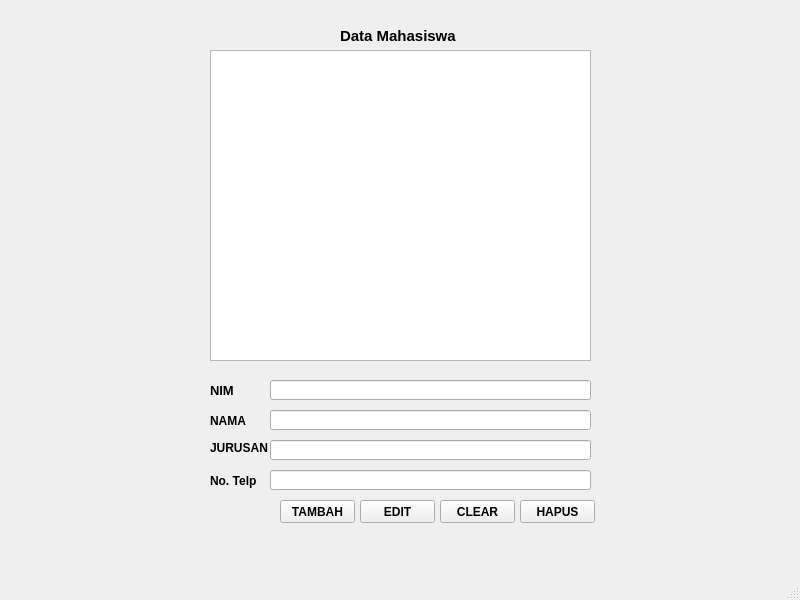
<?xml version="1.0" encoding="UTF-8"?>
<ui version="4.0">
 <class>MainWindow</class>
 <widget class="QMainWindow" name="MainWindow">
  <property name="geometry">
   <rect>
    <x>0</x>
    <y>0</y>
    <width>800</width>
    <height>600</height>
   </rect>
  </property>
  <property name="font">
   <font>
    <weight>75</weight>
    <bold>true</bold>
   </font>
  </property>
  <property name="windowTitle">
   <string>MainWindow</string>
  </property>
  <widget class="QWidget" name="centralwidget">
   <widget class="QListView" name="listView">
    <property name="geometry">
     <rect>
      <x>210</x>
      <y>50</y>
      <width>381</width>
      <height>311</height>
     </rect>
    </property>
   </widget>
   <widget class="QLabel" name="label">
    <property name="geometry">
     <rect>
      <x>340</x>
      <y>20</y>
      <width>121</width>
      <height>31</height>
     </rect>
    </property>
    <property name="minimumSize">
     <size>
      <width>81</width>
      <height>21</height>
     </size>
    </property>
    <property name="font">
     <font>
      <pointsize>11</pointsize>
     </font>
    </property>
    <property name="text">
     <string>Data Mahasiswa</string>
    </property>
   </widget>
   <widget class="QLabel" name="label_2">
    <property name="geometry">
     <rect>
      <x>210</x>
      <y>380</y>
      <width>31</width>
      <height>21</height>
     </rect>
    </property>
    <property name="font">
     <font>
      <pointsize>10</pointsize>
      <weight>75</weight>
      <bold>true</bold>
     </font>
    </property>
    <property name="text">
     <string>NIM</string>
    </property>
   </widget>
   <widget class="QLineEdit" name="lineEdit">
    <property name="geometry">
     <rect>
      <x>270</x>
      <y>380</y>
      <width>321</width>
      <height>20</height>
     </rect>
    </property>
   </widget>
   <widget class="QLabel" name="label_3">
    <property name="geometry">
     <rect>
      <x>210</x>
      <y>413</y>
      <width>41</width>
      <height>16</height>
     </rect>
    </property>
    <property name="text">
     <string>NAMA</string>
    </property>
   </widget>
   <widget class="QLabel" name="label_4">
    <property name="geometry">
     <rect>
      <x>210</x>
      <y>440</y>
      <width>61</width>
      <height>16</height>
     </rect>
    </property>
    <property name="text">
     <string>JURUSAN</string>
    </property>
   </widget>
   <widget class="QLabel" name="label_5">
    <property name="geometry">
     <rect>
      <x>210</x>
      <y>470</y>
      <width>51</width>
      <height>21</height>
     </rect>
    </property>
    <property name="text">
     <string>No. Telp</string>
    </property>
   </widget>
   <widget class="QLineEdit" name="lineEdit_2">
    <property name="geometry">
     <rect>
      <x>270</x>
      <y>410</y>
      <width>321</width>
      <height>20</height>
     </rect>
    </property>
   </widget>
   <widget class="QLineEdit" name="lineEdit_3">
    <property name="geometry">
     <rect>
      <x>270</x>
      <y>440</y>
      <width>321</width>
      <height>20</height>
     </rect>
    </property>
   </widget>
   <widget class="QLineEdit" name="lineEdit_4">
    <property name="geometry">
     <rect>
      <x>270</x>
      <y>470</y>
      <width>321</width>
      <height>20</height>
     </rect>
    </property>
   </widget>
   <widget class="QPushButton" name="pushButton">
    <property name="geometry">
     <rect>
      <x>280</x>
      <y>500</y>
      <width>75</width>
      <height>23</height>
     </rect>
    </property>
    <property name="text">
     <string>TAMBAH</string>
    </property>
   </widget>
   <widget class="QPushButton" name="pushButton_2">
    <property name="geometry">
     <rect>
      <x>360</x>
      <y>500</y>
      <width>75</width>
      <height>23</height>
     </rect>
    </property>
    <property name="text">
     <string>EDIT</string>
    </property>
   </widget>
   <widget class="QPushButton" name="pushButton_3">
    <property name="geometry">
     <rect>
      <x>440</x>
      <y>500</y>
      <width>75</width>
      <height>23</height>
     </rect>
    </property>
    <property name="text">
     <string>CLEAR</string>
    </property>
   </widget>
   <widget class="QPushButton" name="pushButton_4">
    <property name="geometry">
     <rect>
      <x>520</x>
      <y>500</y>
      <width>75</width>
      <height>23</height>
     </rect>
    </property>
    <property name="text">
     <string>HAPUS</string>
    </property>
   </widget>
  </widget>
  <widget class="QMenuBar" name="menubar">
   <property name="geometry">
    <rect>
     <x>0</x>
     <y>0</y>
     <width>800</width>
     <height>21</height>
    </rect>
   </property>
  </widget>
  <widget class="QStatusBar" name="statusbar"/>
 </widget>
 <resources/>
 <connections/>
</ui>
